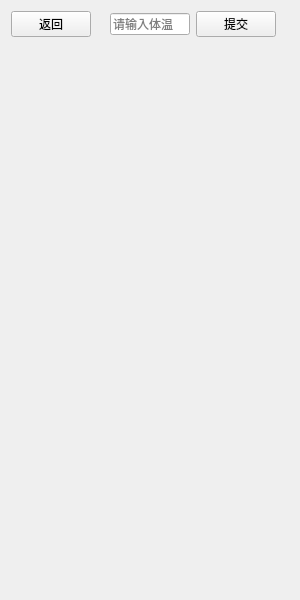
<?xml version="1.0" encoding="UTF-8"?>
<ui version="4.0">
 <class>Widget</class>
 <widget class="QWidget" name="Widget">
  <property name="geometry">
   <rect>
    <x>0</x>
    <y>0</y>
    <width>300</width>
    <height>600</height>
   </rect>
  </property>
  <property name="windowTitle">
   <string>Widget</string>
  </property>
  <layout class="QVBoxLayout" name="verticalLayout" stretch="0,1">
   <item>
    <layout class="QHBoxLayout" name="horizontalLayout">
     <item>
      <widget class="QPushButton" name="pushButton">
       <property name="text">
        <string>返回</string>
       </property>
      </widget>
     </item>
     <item>
      <spacer name="horizontalSpacer_2">
       <property name="orientation">
        <enum>Qt::Horizontal</enum>
       </property>
       <property name="sizeHint" stdset="0">
        <size>
         <width>40</width>
         <height>20</height>
        </size>
       </property>
      </spacer>
     </item>
     <item>
      <widget class="QLineEdit" name="lineEdit">
       <property name="placeholderText">
        <string>请输入体温</string>
       </property>
      </widget>
     </item>
     <item>
      <widget class="QPushButton" name="commitButton">
       <property name="text">
        <string>提交</string>
       </property>
      </widget>
     </item>
     <item>
      <spacer name="horizontalSpacer">
       <property name="orientation">
        <enum>Qt::Horizontal</enum>
       </property>
       <property name="sizeHint" stdset="0">
        <size>
         <width>40</width>
         <height>20</height>
        </size>
       </property>
      </spacer>
     </item>
    </layout>
   </item>
   <item>
    <widget class="TempeWidget" name="centerWidget">
     <property name="text">
      <string/>
     </property>
    </widget>
   </item>
  </layout>
 </widget>
 <customwidgets>
  <customwidget>
   <class>TempeWidget</class>
   <extends>QLabel</extends>
   <header>tempewidget.h</header>
  </customwidget>
 </customwidgets>
 <resources/>
 <connections/>
</ui>
